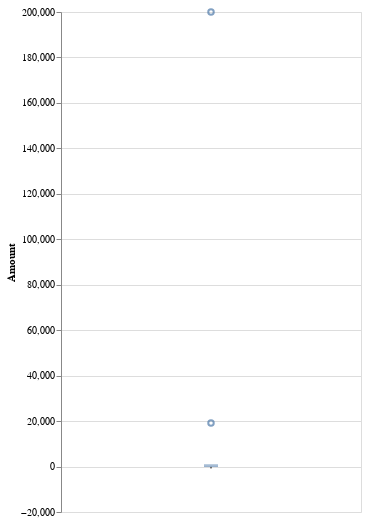
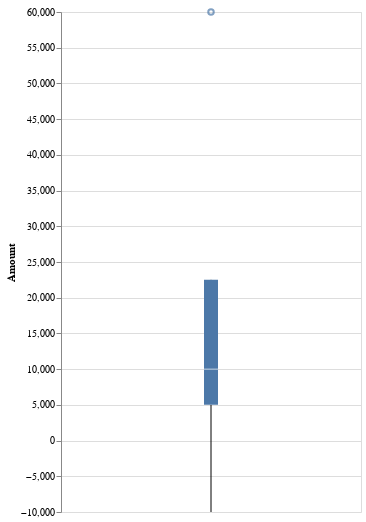

Notebook cell for these charts, in order:
### Markdown cell above
#### Plot Accounting Data Distribution

### Code cell
#Vizualize your data by account and immediately identify outliers
 
import altair as alt
import ipywidgets as widgets
 
q3_sensitivity=0.75
q1_sensitivity=0.25
 
 
account_picker = widgets.SelectMultiple(
    options=sorted(df.Account.unique()),
    value=list(df.Account.unique()),
    description='GL Account')
 
@widgets.interact(account=account_picker)
def render(account):
  selected = df[df.Account.isin(list(account))]
  print("==============")
 
  outlierq3=(selected[selected.columns].loc[selected['Amount']>(np.quantile(selected['Amount'],q3_sensitivity))])
  outlierq1=(selected[selected.columns].loc[selected['Amount']<(np.quantile(selected['Amount'],q1_sensitivity))])
 
 
  quant=[]
  quant.append([abs(np.quantile(selected['Amount'],q3_sensitivity)),abs(np.quantile(selected['Amount'],q1_sensitivity))])

  if (len(outlierq1) and len(outlierq3)) == 0:
    print("No outliers were detected for this account")
 
 
  else:
 
    print("Outliers detected for this account: %s" %((outlierq3.shape[0])+outlierq1.shape[0]))    
 
    print("For the account(s) selected,")
    print("Transactions smaller than %s and greater than %s, require special attention." %("{:,.2f}".format(abs(min(quant[0]))),"{:,.2f}".format(abs(max(quant[0])))))
    return alt.Chart(selected).mark_boxplot().encode(
      y='Amount',).properties(width=300,height=500)

### Figure 1 — Vega-Lite specification as saved in the notebook (floating-point values rounded to 4 significant figures)
{"config": {"view": {"continuousWidth": 400, "continuousHeight": 300}}, "data": {"name": "data-2618bbe3f70055524141dd0f0b754f40"}, "mark": "boxplot", "encoding": {"y": {"type": "quantitative", "field": "Amount"}}, "height": 500, "width": 300, "$schema": "https://vega.github.io/schema/vega-lite/v4.8.1.json", "datasets": {"data-2618bbe3f70055524141dd0f0b754f40": [{"lJEntId": 163, "lAcctId": 13200000, "dAmount": 200000.0, "Account": 13200000, "Amount": 200000.0, "Abs_Val": 200000.0, "First_Digit": "2"}, {"lJEntId": 198, "lAcctId": 13200000, "dAmount": 19200.0, "Account": 13200000, "Amount": 19200.0, "Abs_Val": 19200.0, "First_Digit": "1"}, {"lJEntId": 636, "lAcctId": 13200000, "dAmount": 339.2, "Account": 13200000, "Amount": 339.2, "Abs_Val": 339.2, "First_Digit": "3"}, {"lJEntId": 637, "lAcctId": 13200000, "dAmount": -339.2, "Account": 13200000, "Amount": -339.2, "Abs_Val": 339.2, "First_Digit": "3"}, {"lJEntId": 638, "lAcctId": 13200000, "dAmount": 339.2, "Account": 13200000, "Amount": 339.2, "Abs_Val": 339.2, "First_Digit": "3"}, {"lJEntId": 638, "lAcctId": 13200000, "dAmount": 844.2, "Account": 13200000, "Amount": 844.2, "Abs_Val": 844.2, "First_Digit": "8"}, {"lJEntId": 639, "lAcctId": 13200000, "dAmount": -339.2, "Account": 13200000, "Amount": -339.2, "Abs_Val": 339.2, "First_Digit": "3"}, {"lJEntId": 639, "lAcctId": 13200000, "dAmount": -844.2, "Account": 13200000, "Amount": -844.2, "Abs_Val": 844.2, "First_Digit": "8"}, {"lJEntId": 640, "lAcctId": 13200000, "dAmount": 339.2, "Account": 13200000, "Amount": 339.2, "Abs_Val": 339.2, "First_Digit": "3"}, {"lJEntId": 640, "lAcctId": 13200000, "dAmount": 844.2, "Account": 13200000, "Amount": 844.2, "Abs_Val": 844.2, "First_Digit": "8"}, {"lJEntId": 640, "lAcctId": 13200000, "dAmount": 200.0, "Account": 13200000, "Amount": 200.0, "Abs_Val": 200.0, "First_Digit": "1"}]}}

### Figure 2 — Vega-Lite specification as saved in the notebook (floating-point values rounded to 4 significant figures)
{"config": {"view": {"continuousWidth": 400, "continuousHeight": 300}}, "data": {"name": "data-4f48223966adb94fbb771284c119426a"}, "mark": "boxplot", "encoding": {"y": {"type": "quantitative", "field": "Amount"}}, "height": 500, "width": 300, "$schema": "https://vega.github.io/schema/vega-lite/v4.8.1.json", "datasets": {"data-4f48223966adb94fbb771284c119426a": [{"lJEntId": 174, "lAcctId": 13300000, "dAmount": 60000.0, "Account": 13300000, "Amount": 60000.0, "Abs_Val": 60000.0, "First_Digit": "6"}, {"lJEntId": 490, "lAcctId": 13300000, "dAmount": 10000.0, "Account": 13300000, "Amount": 10000.0, "Abs_Val": 10000.0, "First_Digit": "1"}, {"lJEntId": 491, "lAcctId": 13300000, "dAmount": -10000.0, "Account": 13300000, "Amount": -10000.0, "Abs_Val": 10000.0, "First_Digit": "1"}, {"lJEntId": 492, "lAcctId": 13300000, "dAmount": 10000.0, "Account": 13300000, "Amount": 10000.0, "Abs_Val": 10000.0, "First_Digit": "1"}]}}
